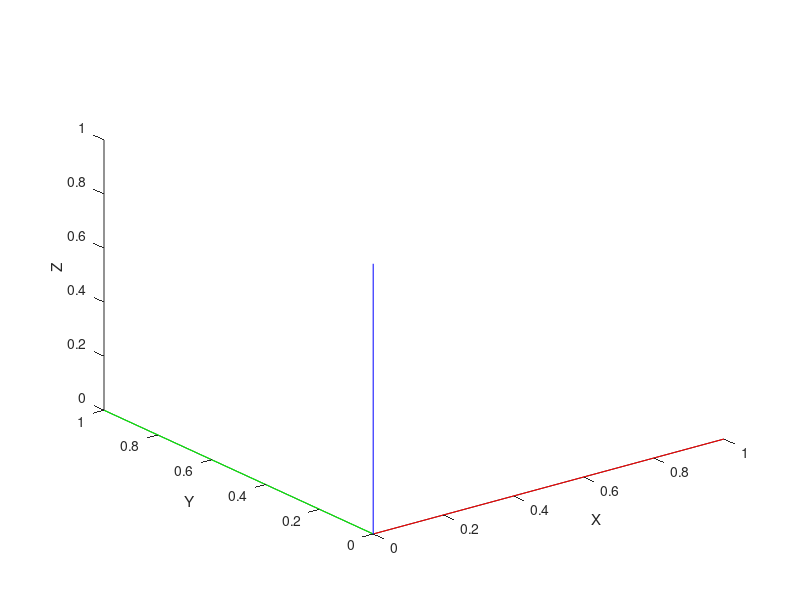

This figure's MATLAB source: (Note: this script raises an error after producing the figure.)
clc; close all; clear;

% Erstellen der Vektoren
O0 = transpose([0 0 0]);
% Vektor in X-Richtung
A0 = transpose([1 0 0]);
% Vektor in Y-Richtung
B0 = transpose([0 1 0]);
% Vektor in Z-Richtung
C0 = transpose([0 0 1]);
Frame0 = [A0 B0 C0];

% Plotten des Origin Frames
% Plot 3 zeichnet Vektor von dem Start zu Endpunkt
    % X-Vektor/Axe
    plot3([O0(1) A0(1)], [O0(1) A0(2)], [O0(1) A0(3)], "red");
    xlabel("X")
    ylabel("Y")
    zlabel("Z")
    hold on;
    % Y-Vektor/Axe
    plot3([O0(1) B0(1)], [O0(1) B0(2)], [O0(1) B0(3)], "green");
    % Z-Vektor/Axe
    plot3([O0(1) C0(1)], [O0(1) C0(2)], [O0(1) C0(3)], "blue");

% Rotations Winkel der Frames 
    alpha = [-89 -89 91];
    beta = [-175 -175 -5];
    gamma = [90 90 10];

    nFrames = length(alpha);
% Rotationsmatrix   
    R_ges = cell(1,nFrames);
    for i = 1:nFrames
        % Erstellen der Matrix mit Rotation und Origin
        % Order because premultiply matrices are requiered
        R_ges{i}=  rotm2tform(Z_Rotation(gamma(i)) * Y_Rotation(beta(i)) * X_Rotation(alpha(i)));
    end

    % Rotationsmatrix, die Origin enthält
     R_ges1 = R_ges{1};
     
  
% Frames Zeichnen 
Frames = drawFrame(O0, R_ges); 


%% Spatial Transformations between Frames %%%%%%%%%%%%%%%%%%%%%%%%
Frame01 =Frames{1};
T01 = Frames{1};
% Ich 
T21 = inv(Frames{2}) * Frames{1};
T32 = inv(Frames{3})  * Frames{2};
T20 = inv(Frames{2});


Transforms = {T21, T32, T20};
labels     = {'T21', 'T32', 'T20'};

for i = 1:length(Transforms)
    T = Transforms{i};
    fprintf('\n--- %s ---\n', labels{i});
    for row = 1:4
        fprintf(sprintf('%8.4f  %8.4f  %8.4f  %8.4f\n', ...
            T(row,1), T(row,2), T(row,3), T(row,4)));
    end
end

%% Transformation of Point Coordinates
P3 = transpose([1 0 0 1]);
P2 = transpose([-1 0 -1 1]);

 
Frame0 = rotm2tform(Frame0);
Frame3 = Frames{3};


% P3
P3F0 = Frames{3} * P3
plot3(P3F0(1), P3F0(2), P3F0(3), 'co', LineWidth=2)
text(P3F0(1), P3F0(2), P3F0(3), '   P3');
% P2
P2F0 = Frames{2} * P2
plot3(P2F0(1), P2F0(2), P2F0(3), 'co', LineWidth= 2)
text(P2F0(1), P2F0(2), P2F0(3), '   P2');

 
%% Functions
function Frames = drawFrame(O, R)

% Translationen
O0O1 = transpose([-0.78 0.15 0.21]);
O0O2 = transpose([-0.78 -0.05 0.21]);
O0O3 = transpose([-0.55 -0.2 .21]);
TranslationVectors = [O0O1 O0O2 O0O3];

% Translation in Homogene Matrix
T = cell(1,length(TranslationVectors));
for i=1: length(TranslationVectors)
    T{i} = trvec2tform(transpose(TranslationVectors(:,i)));
end
% Erstellen der Frames
Frames = cell(1,length(T));
for i=1:length(T)
Frames{i} =  T{i} * R{i};
end


% Frames
for i = 1:length(Frames)
    Frame = Frames{i};
    % Beim Plotten darauf achten, dass die Frames die Verschiebung des
    % Vektors zurückgeben, nicht die absolute Position. Daher muss der Origin des neuen Frames noch draufgerechnet werden !
    % X-Achse
    plot3( [Frame(1,4) Frame(1,4)+Frame(1,1)], [Frame(2,4) Frame(2,4)+Frame(2,1)], [Frame(3,4) Frame(3,4)+Frame(3,1)], 'r')
    % Y-Achse
    plot3( [Frame(1,4) Frame(1,4)+Frame(1,2)], [Frame(2,4) Frame(2,4)+Frame(2,2)], [Frame(3,4), Frame(3,4)+Frame(3,2)], 'g')
    % Z-Achse 
    plot3( [Frame(1,4) Frame(1,4)+Frame(1,3)], [Frame(2,4) Frame(2,4)+Frame(2,3)], [Frame(3,4) Frame(3,4)+Frame(3,3)], 'b')
    text(Frame(1,4), Frame(2,4), Frame(3,4), sprintf(' F_%d', i), 'FontWeight', 'bold');

    % xVektor = (Frame(1:3,1))
    % yVektor = (Frame(1:3,2))
    % zVektor = (Frame(1:3,3))
    % 
    % lenghts = [norm(xVektor) norm(yVektor) norm(zVektor)]
    % orth = [dot(xVektor,yVektor) dot(xVektor,zVektor) dot(zVektor,yVektor)]

    
end


 


% Wichtig für die korrekte Anzeige der Proportionen
axis equal; 
grid on;
view(3);
end





function [Rx] = X_Rotation(alpha)
    
    Rx = [1,          0,                      0;
              0,     cosd(alpha), -sind(alpha) ;
              0,     sind(alpha),  cosd(alpha)];
%    Rx = rotm2tform(Rx);
end

function [Ry] = Y_Rotation(beta)
    
    Ry = [cosd(beta),  0,  sind(beta);
                   0,      1,       0;
             -sind(beta),  0,  cosd(beta)];
%    Ry = rotm2tform(Ry);
end


function [Rz] = Z_Rotation(gamma)
    Rz = [cosd(gamma), -sind(gamma),  0;
              sind(gamma),  cosd(gamma),  0;
                   0,            0,       1];
%    Rz = rotm2tform(Rz);
end
